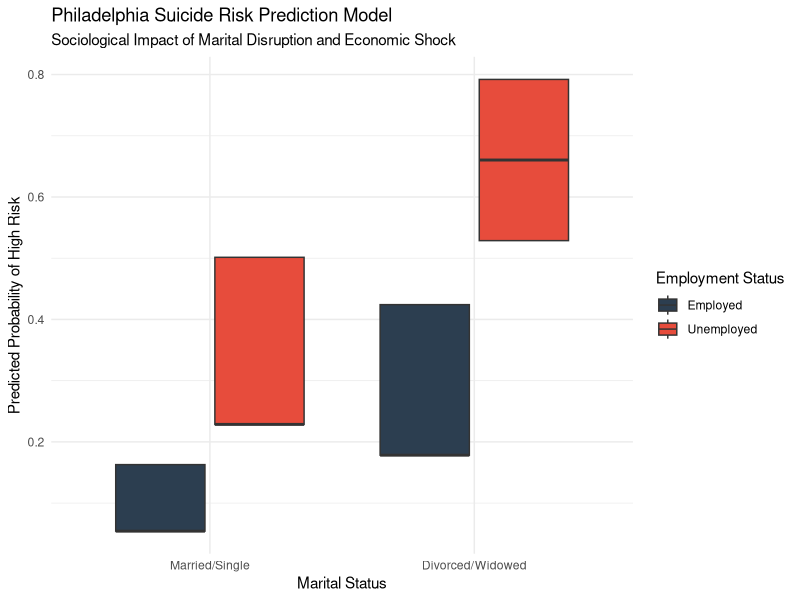

This figure's R source:
# ==========================================================
# Project: Mental Health Crisis Prediction Model (Philadelphia)
# Methodology: Logistic Regression (GLM) & Visualization
# Author: Mehmet Meder
# ==========================================================

# --- 1. Load Libraries ---
library(tidyverse)
library(ggplot2)

# --- 2. Synthetic Data Simulation ---
# Based on sociological risk factors: Divorce, Unemployment, Social Isolation
set.seed(123)
n <- 500
philly_data <- data.frame(
  age = rnorm(n, 45, 15),
  is_divorced = sample(c(0, 1), n, replace = TRUE, prob = c(0.7, 0.3)),
  is_unemployed = sample(c(0, 1), n, replace = TRUE, prob = c(0.8, 0.2)),
  lives_alone = sample(c(0, 1), n, replace = TRUE, prob = c(0.6, 0.4))
)

# Generating the 'High Risk' outcome based on logit logic
logit_risk <- -3 + (1.5 * philly_data$is_divorced) + (2.0 * philly_data$is_unemployed) + (1.2 * philly_data$lives_alone)
prob_risk <- 1 / (1 + exp(-logit_risk))
philly_data$high_risk_status <- ifelse(runif(n) < prob_risk, 1, 0)

# --- 3. THE MODELING PHASE (Logistic Regression) ---
# This is the core 'Program Evaluation' skill: Predicting risk probability
model_risk <- glm(high_risk_status ~ is_divorced + is_unemployed + lives_alone, 
                  data = philly_data, 
                  family = binomial)

# Generate predictions from the model to use in the plot
philly_data$model_predictions <- predict(model_risk, type = "response")

# --- 4. DATA VISUALIZATION (Using Model Predictions) ---
ggplot(philly_data, aes(x = factor(is_divorced), y = model_predictions, fill = factor(is_unemployed))) +
  geom_boxplot(outlier.alpha = 0.5) +
  # Clear labels for US recruiters:
  scale_x_discrete(labels = c("0" = "Married/Single", "1" = "Divorced/Widowed")) + 
  scale_fill_manual(values = c("#2c3e50", "#e74c3c"), 
                    labels = c("0" = "Employed", "1" = "Unemployed")) + 
  labs(title = "Philadelphia Suicide Risk Prediction Model",
       subtitle = "Sociological Impact of Marital Disruption and Economic Shock",
       x = "Marital Status",
       y = "Predicted Probability of High Risk",
       fill = "Employment Status") + 
  theme_minimal()
